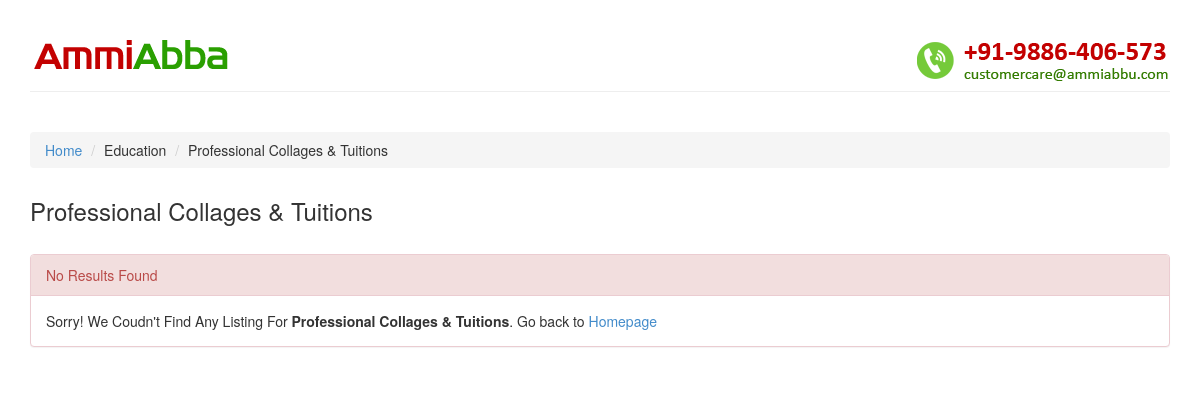
/view.php?c=C5&sc=C5S3, run on an earlier commit of the app's database.
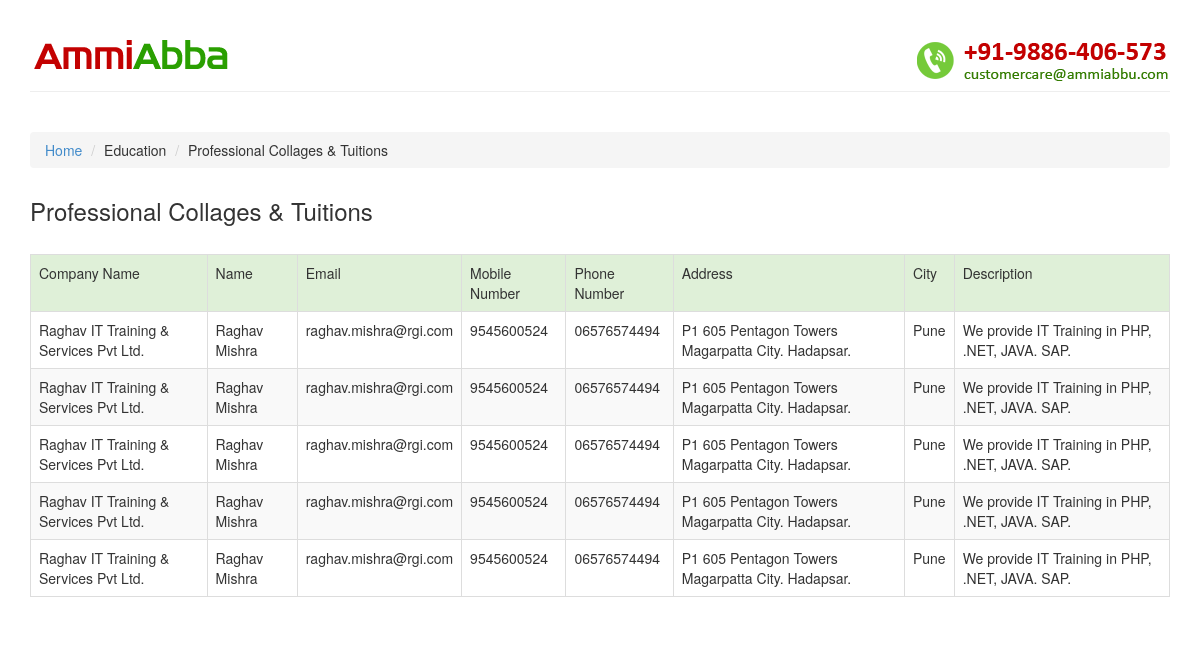
And on a later commit of the database.
### tables this page shows
CREATE TABLE IF NOT EXISTS `categorymap` (
  `text` varchar(255) NOT NULL,
  `category` varchar(255) NOT NULL,
  `subcategory` varchar(255) NOT NULL
);

CREATE TABLE IF NOT EXISTS `data` (
  `id` int(11) NOT NULL AUTO_INCREMENT,
  `company` varchar(255) NOT NULL,
  `name` varchar(255) NOT NULL,
  `email` varchar(255) NOT NULL,
  `mobile` varchar(255) NOT NULL,
  `address` varchar(255) NOT NULL,
  `category` varchar(255) NOT NULL,
  `subcategory` varchar(255) NOT NULL,
  `description` varchar(255) NOT NULL,
  `city` varchar(255) NOT NULL,
  `phone` varchar(255) NOT NULL,
  PRIMARY KEY (`id`)
);

### view.php (the view, shortened to what this page needs)
<?php
	$categoryName=$_REQUEST["c"];
	switch($categoryName){
		case "C5":
		$categoryName = "education";
		break;
	}
	$subCategory=$_REQUEST["sc"];
	$getsub= mysql_query("SELECT text from categorymap WHERE subcategory='$subCategory'");
	while ($subdata=mysql_fetch_array($getsub)){
?>
<!DOCTYPE HTML>
<html>
<head>
<link rel="stylesheet" href="css/bootstrap.min.css" />
</head>
<body>
<div class="container">
 <?php include('header.php') ?>
  <div class="clearfix">&nbsp;</div>
    <ol class="breadcrumb">
    	<li><a href="index.php">Home</a></li>
        <li><span style="text-transform:capitalize;"><?php echo $categoryName; ?></span></li>
        <li><?php echo $subdata['text'];?></li>
    </ol>
<h3 style="margin:30px 0px;"><?php echo $subdata['text'];?></h3>
<?php
	$query=mysql_query("SELECT * FROM data WHERE subcategory='$_REQUEST[sc]'");
	if(mysql_num_rows($query)==0){
		echo "<div class='panel panel-danger'><div class='panel-heading'>No Results Found</div><div class='panel-body'>Sorry! We Coudn't Find Any Listing For <strong>".$subdata['text']."</strong>. Go back to <a href='index.php'>Homepage</a></div></div>";
		die;
	}
	}
?>
	<table border="1" width="100%" class="table table-hover table-bordered table-striped">
    	<tr class="success">
        	<td>Company Name</td>
            <td>Name</td>
            <td>Email</td>
            <td>Mobile Number</td>
            <td>Phone Number</td>
            <td>Address</td>
            <td>City</td>
            <td>Description</td>
        </tr>
<?php
	while($row=mysql_fetch_array($query)){
		echo("<tr>");
		echo("<td>".$row['company']."</td>");
		echo("<td>".$row['name']."</td>");
		echo("<td>".$row['email']."</td>");
		echo("<td>".$row['mobile']."</td>");
		echo("<td>".$row['phone']."</td>");
		echo("<td>".$row['address']."</td>");
		echo("<td>".$row['city']."</td>");
		echo("<td>".$row['description']."</td>");
		echo("</tr>");
	}
?>
 </table>
</div>
</body>
</html>

### header.php
<div class="page-header">
    <div class="branding pull-left" id="branding"><a href="index.php"><img src="images/ammiabba.png" width="199" height="32" alt="AmmiAbba" /></a></div>
    <div class="customer-care pull-right"><img src="images/customer-care.png" width="255" height="42" alt="Customer Care: 9886406573" /></div>
    <div class="clearfix">&nbsp;</div>
</div>

### view.php (style rules this page uses)
body { overflow-y:scroll; }

What changed in the data, as far as the page shows it:
shown differently, row unchanged: categorymap "Professional Collages & Tuitions": text "Professional Collages & Tuitions" → (not shown)
added data: company "Raghav IT Training & Services Pvt Ltd.", name "Raghav Mishra", email "raghav.mishra@rgi.com", mobile "9545600524", phone "06576574494", address "P1 605 Pentagon Towers Magarpatta City. Hadapsar.", city "Pune", description "We provide IT Training in PHP, .NET, JAVA. SAP."
added data: company "Raghav IT Training & Services Pvt Ltd.", name "Raghav Mishra", email "raghav.mishra@rgi.com", mobile "9545600524", phone "06576574494", address "P1 605 Pentagon Towers Magarpatta City. Hadapsar.", city "Pune", description "We provide IT Training in PHP, .NET, JAVA. SAP."
added data: company "Raghav IT Training & Services Pvt Ltd.", name "Raghav Mishra", email "raghav.mishra@rgi.com", mobile "9545600524", phone "06576574494", address "P1 605 Pentagon Towers Magarpatta City. Hadapsar.", city "Pune", description "We provide IT Training in PHP, .NET, JAVA. SAP."
added data: company "Raghav IT Training & Services Pvt Ltd.", name "Raghav Mishra", email "raghav.mishra@rgi.com", mobile "9545600524", phone "06576574494", address "P1 605 Pentagon Towers Magarpatta City. Hadapsar.", city "Pune", description "We provide IT Training in PHP, .NET, JAVA. SAP."
added data: company "Raghav IT Training & Services Pvt Ltd.", name "Raghav Mishra", email "raghav.mishra@rgi.com", mobile "9545600524", phone "06576574494", address "P1 605 Pentagon Towers Magarpatta City. Hadapsar.", city "Pune", description "We provide IT Training in PHP, .NET, JAVA. SAP."
Also different on the page:
text now shown: "Company Name Name Email Mobile Number Phone Number Address City Description"
